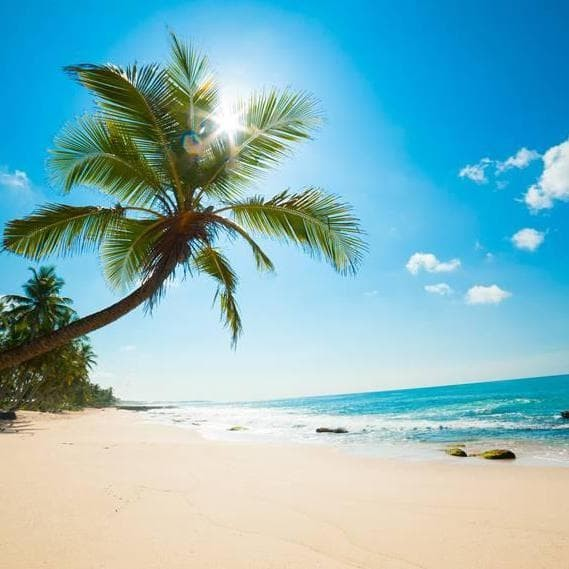
#> input picture Morfologi Citra/pantai.jpg, 569 x 569 px
$ jupyter execute 'Percobaan- Opening.ipynb'   (shell and % lines are left out)   (text cells are left out)
#> lines starting #> are read from the running program, lines starting #| are printed output that depends on the picture; after the words box and inside, x2 and y2 are one past the last pixel; in counts of white or black regions, pixels touching at a corner belong together
[cell 1]
import cv2
import numpy as np
from skimage import data
from skimage.io import imread

import matplotlib.pyplot as plt

[cell 2]
#image = data.retina()
#image = data.astronaut()
image = imread(fname="pantai.jpg")
#> image is the input picture: shape (569, 569, 3); mean R, G, B 132.2, 182.7, 190.9

print(image.shape)
#| (569, 569, 3)
plt.imshow(image)

[cell 3]
hsv = cv2.cvtColor(image, cv2.COLOR_BGR2HSV)
#> hsv: shape (569, 569, 3); mean H, S, V 50.6, 115.1, 207.4
# defining the range of masking
blue1 = np.array([110, 50, 50])
blue2 = np.array([130, 255, 255])

# initializing the mask to be
# convoluted over input image
mask = cv2.inRange(hsv, blue1, blue2)
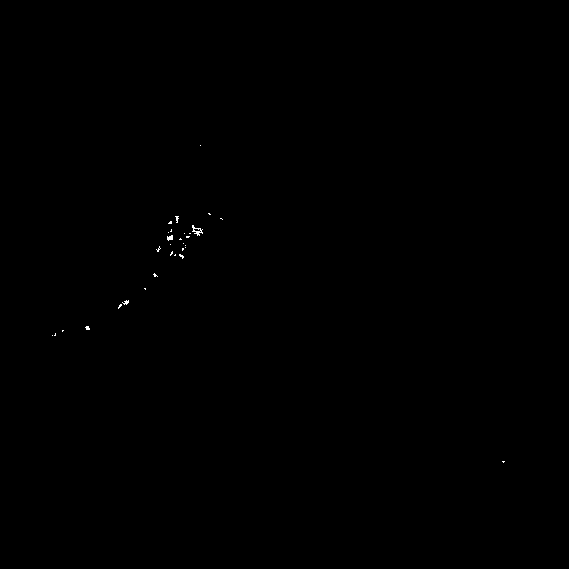
#> mask: shape (569, 569); 0.07% white in thin lines or dots, all inside (x1, y1, x2, y2) = (52, 145, 505, 463)

# passing the bitwise_and over
# each pixel convoluted
res = cv2.bitwise_and(image, image, mask = mask)

# defining the kernel i.e. Structuring element
kernel = np.ones((5, 5), np.uint8)

# defining the opening function
# over the image and structuring element
opening = cv2.morphologyEx(mask, cv2.MORPH_OPEN, kernel)
#> opening: shape (569, 569); every value is 0

[cell 4]
fig, axes = plt.subplots(1, 2, figsize=(12, 12))
ax = axes.ravel()

ax[0].imshow(mask)
ax[0].set_title("Citra Input 1")

ax[1].imshow(opening, cmap='gray')
ax[1].set_title('Citra Input 2')
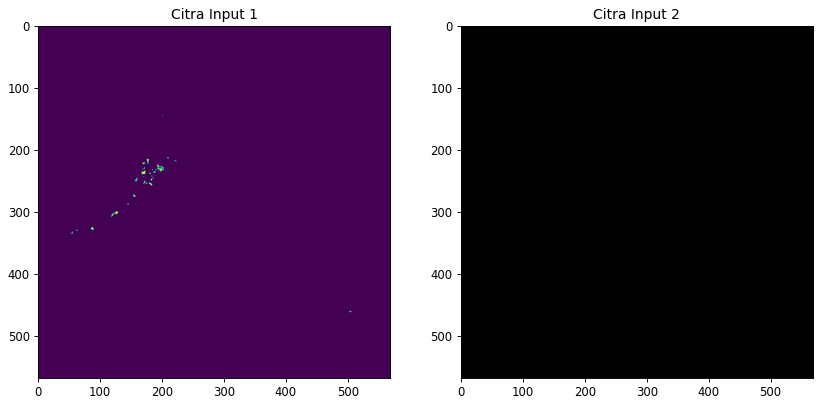
#> figure drawn by matplotlib, 2 panels

[cell 5]
# return video from the first webcam on your computer.
screenRead = cv2.VideoCapture(0)

# loop runs if capturing has been initialized.
while(1):
    # reads frames from a camera
    _, image = screenRead.read()
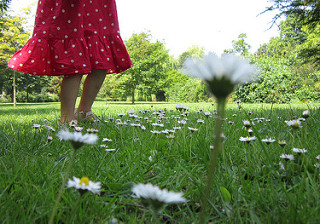
#> input picture LATIHAN CNN/flowers/daisy/10391248763_1d16681106_n.jpg, 320 x 224 px, given in place of the camera
#> image is the input picture: shape (224, 320, 3); mean B, G, R 87.3, 128, 117

    # Converts to HSV color space, OCV reads colors as BGR
    # frame is converted to hsv
    hsv = cv2.cvtColor(image, cv2.COLOR_BGR2HSV)
#> hsv: shape (224, 320, 3); mean H, S, V 58.7, 122.4, 139.7

    # defining the range of masking
    blue1 = np.array([110, 50, 50])
    blue2 = np.array([130, 255, 255])

    # initializing the mask to be
    # convoluted over input image
    mask = cv2.inRange(hsv, blue1, blue2)
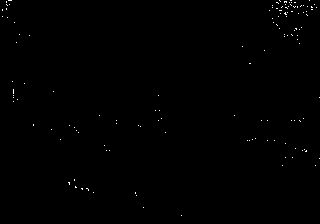
#> mask: shape (224, 320); 0.27% white in thin lines or dots

    # passing the bitwise_and over
    # each pixel convoluted
    res = cv2.bitwise_and(image, image, mask = mask)
#> res: shape (224, 320, 3)

    # defining the kernel i.e. Structuring element
    kernel = np.ones((5, 5), np.uint8)

    # defining the opening function
    # over the image and structuring element
    opening = cv2.morphologyEx(mask, cv2.MORPH_OPEN, kernel)
#> opening: shape (224, 320); every value is 0

    # The mask and opening operation
    # is shown in the window
    cv2.imshow('Mask', mask)
    cv2.imshow('Opening', opening)

    # Wait for 'a' key to stop the program
    if cv2.waitKey(1) & 0xFF == ord('a'):
#> (key Esc is pressed here)
        break

# De-allocate any associated memory usage
cv2.destroyAllWindows()

# Close the window / Release webcam
screenRead.release()
